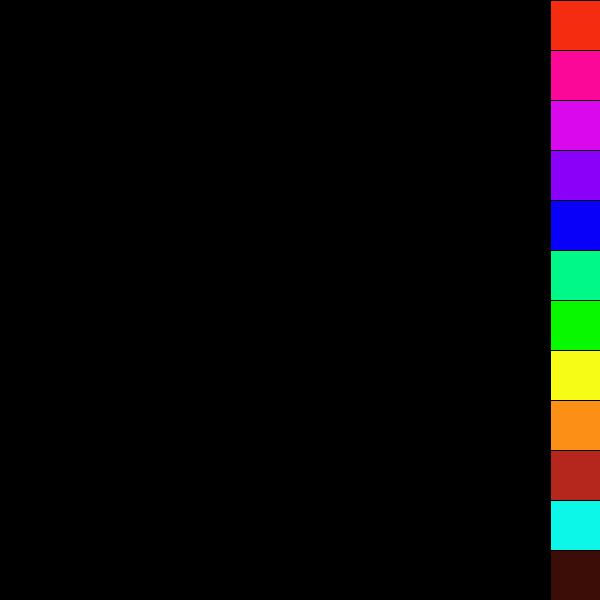
Frame 1 (no input)
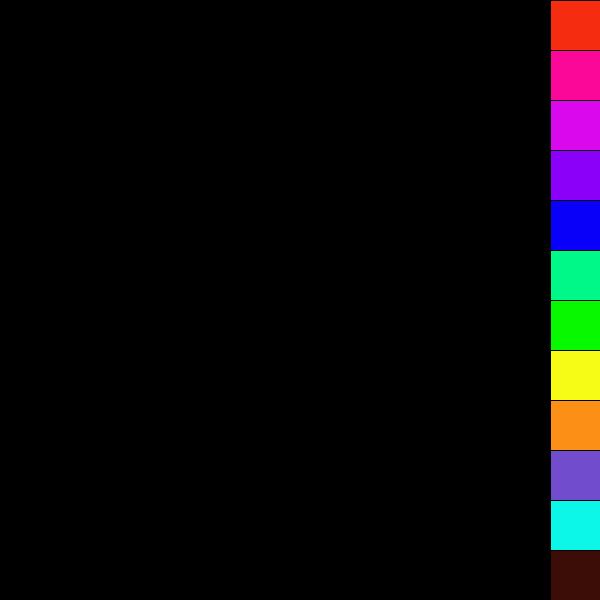
Frame 60 (the mouse pressed at the canvas centre just before this capture)
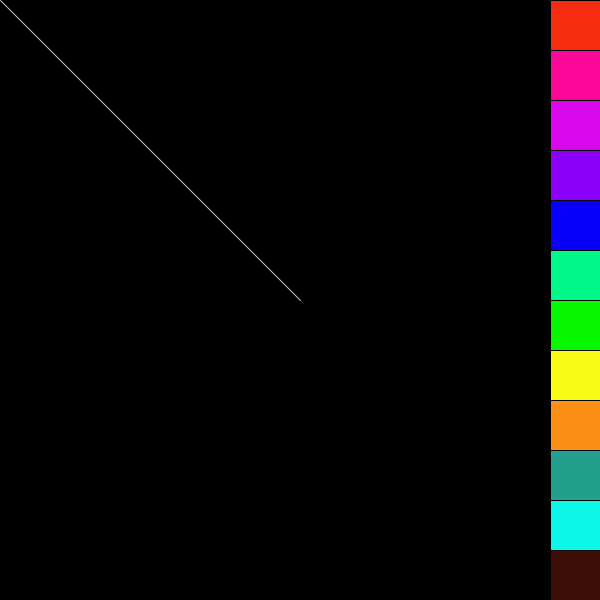
Frame 120 (the mouse held since frame 60 and released just before this capture)

The Processing sketch that drew these frames (run headless with seeded random() and noise(); from frame 60 on, the mouse is pressed at the canvas centre):

// Processing sketch: processing_167981
// ── processing_167981.pde

int o= #F62C10;
int s= #FC0898;
int c= #D908ED;
int a= #8B00F8;
int r= #0800F8;
int n= #00F888;
int i= #08F800;
int e= #F6FC16;
int t= #FC9016;
int v=#BEFA0D;
int l= #0DF7E8;
int g= #3C0C06;
int x=200;

void setup()
{
  size(600,600);
  background(0);
}
void draw()
{
  
v=v+o;
  stroke(0);
  fill(o);
  rect(550,0,50,50);
  fill(s);
  rect(550,50,50,50);
  fill(c);
  rect(550,100,50,50);
  fill(a);
  rect(550,150,50,50);
  fill(r);
  rect(550,200,50,50);
  fill(n);
  rect(550,250,50,50);
  fill(i);
  rect(550,300,50,50);
  fill(e);
  rect(550,350,50,50);
  fill(t);
  rect(550,400,50,50);
  fill(v);
  rect(550,450,50,50);
  fill(l);
  rect(550,500,50,50);
  fill(g);
  rect(550,550,50,50);
  stroke(x); 
  
  
  
  if(mousePressed){
    line(mouseX,mouseY,pmouseX,pmouseY);
    if((mouseY>0) && (mouseY<50) && (mouseX>550)){
      x=o;
    }
    if((mouseY>50) && (mouseY<100) && (mouseX>550)){
      x=s;
    }
    if((mouseY>100) && (mouseY<150) && (mouseX>550)){
      x=c;
    }
    if((mouseY>150) && (mouseY<200) && (mouseX>550)){
      x=a;
    }
    if((mouseY>200) && (mouseY<250) && (mouseX>550)){
      x=r;
    }
    if((mouseY>250) && (mouseY<300) && (mouseX>550)){
      x=n;
    }
    if((mouseY>300) && (mouseY<350) && (mouseX>550)){
      x=i;
    }
    if((mouseY>350) && (mouseY<400) && (mouseX>550)){
      x=e;
    }
    if((mouseY>400) && (mouseY<450) && (mouseX>550)){
      x=t;
    }
    if((mouseY>450) && (mouseY<500) && (mouseX>550)){
      x=v;
      
    }
    if((mouseY>500) && (mouseY<550) && (mouseX>550)){
      x=l;
    }
    if((mouseY>550) && (mouseY<600) && (mouseX>550)){
      x=g;
    }
  
  }
  
  }
